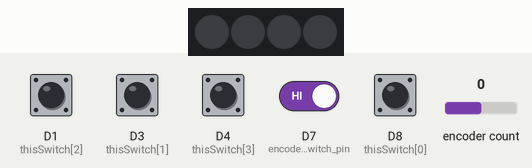
A program run on a simulated CircuitPython board. Parts: 4 RGB LEDs in strip order, left to right. Inputs (shaded band) come from the test bench; at power-on: D1 (thisSwitch[2]), D3 (thisSwitch[1]), D4 (thisSwitch[3]), D7 (encoder_switch_pin), D8 (thisSwitch[0]) HIGH, encoder count 0. USB keyboard and mouse output is not drawn.

Above: at 1.2 s.
1.3 s: D1 (thisSwitch[2]) pulled LOW for 0.15 s
At 1.8 s:
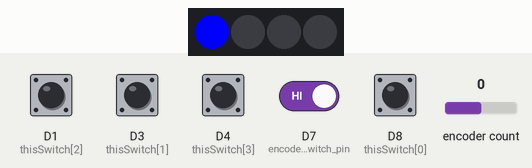
2.9 s: D3 (thisSwitch[1]) pulled LOW for 0.15 s
At 4.1 s:
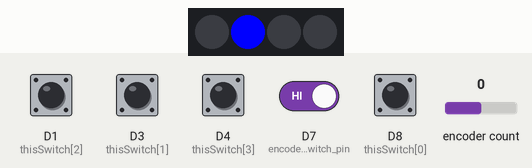
4.5 s: D4 (thisSwitch[3]) pulled LOW for 0.15 s
At 5.5 s:
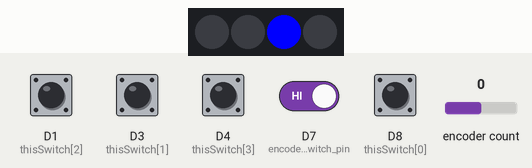
6.1 s: D8 (thisSwitch[0]) pulled LOW for 0.15 s
At 6.8 s:
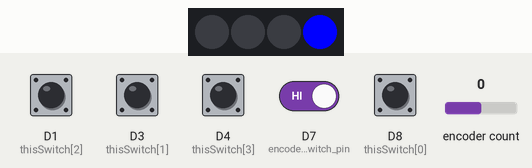
7.7 s: D1 (thisSwitch[2]) driven LOW and D3 (thisSwitch[1]) driven LOW and D4 (thisSwitch[3]) driven LOW and D7 (encoder_switch_pin) driven LOW and D8 (thisSwitch[0]) driven LOW
At 8.1 s:
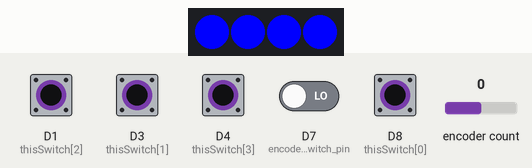
9.2 s: D1 (thisSwitch[2]) driven HIGH
At 9.7 s:
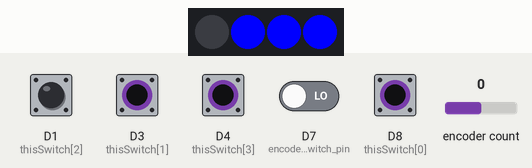
Timing chart, 0 to 11.8 s (numbered marks = the images above; inputs shaded):
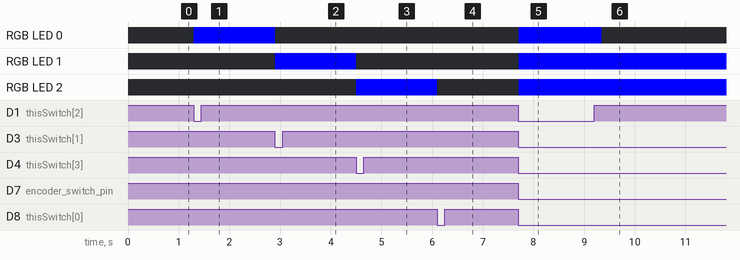

The program:

code.py
```python
import time
import board
import digitalio
import rotaryio
from rainbowio import colorwheel
import neopixel
import usb_hid
from adafruit_hid.keyboard import Keyboard
from adafruit_hid.consumer_control import ConsumerControl
from adafruit_hid.consumer_control_code import ConsumerControlCode

kbd = Keyboard(usb_hid.devices)
cc = ConsumerControl(usb_hid.devices)

encoder = rotaryio.IncrementalEncoder(board.D10, board.D9)
last_position = encoder.position
encoder_switch_pin = digitalio.DigitalInOut(board.D7)
encoder_switch_pin.pull = digitalio.Pull.UP

pixel_pin = board.D2
LED_index = [3, 1, 0, 2] # Up Down Left Right
pixels = neopixel.NeoPixel(pixel_pin, len(LED_index), brightness=1, auto_write=False)

BLACK = (0,0,0)
RED = (255, 0, 0)
YELLOW = (255, 150, 0)
GREEN = (0, 255, 0)
CYAN = (0, 255, 255)
BLUE = (0, 0, 255)
PURPLE = (180, 0, 255)

keySwitchLEDTimeout = [0,0,0,0]
KeySwitchPins = [board.D8, board.D3, board.D1, board.D4] # Up Down Left Right
KeySwitchIOs = []

for key in KeySwitchPins:
    thisSwitch = digitalio.DigitalInOut(key)
    thisSwitch.pull = digitalio.Pull.UP
    KeySwitchIOs.append(thisSwitch)

while True:
    time.sleep(0.01)

    for i in range(len(KeySwitchIOs)):
        if KeySwitchIOs[i].value is False:
            pixels[LED_index[i]] = BLUE
            pixels.show()
        else:
            pixels[LED_index[i]] = BLACK

    if encoder_switch_pin.value is False:
        cc.send(ConsumerControlCode.MUTE)
        time.sleep(0.4)

    current_position = encoder.position
    position_change = current_position - last_position
    if position_change > 0:
        for _ in range(position_change):
            cc.send(ConsumerControlCode.VOLUME_INCREMENT)
    elif position_change < 0:
        for _ in range(-position_change):
            cc.send(ConsumerControlCode.VOLUME_DECREMENT)
    last_position = current_position
```

Measured:
- after the input at 1.3 s, RGB LED 0: off → RGB(0, 0, 255) at once
- after the input at 2.9 s, RGB LED 0: RGB(0, 0, 255) → off at once; RGB LED 1: off → RGB(0, 0, 255) at once
- after the input at 4.5 s, RGB LED 1: RGB(0, 0, 255) → off at once; RGB LED 2: off → RGB(0, 0, 255) at once
- after the input at 6.1 s, RGB LED 2: RGB(0, 0, 255) → off at once
- after the input at 7.7 s, RGB LED 0–2: off → RGB(0, 0, 255) at once
- after the input at 9.2 s, RGB LED 0: RGB(0, 0, 255) → off after 0.15 s
